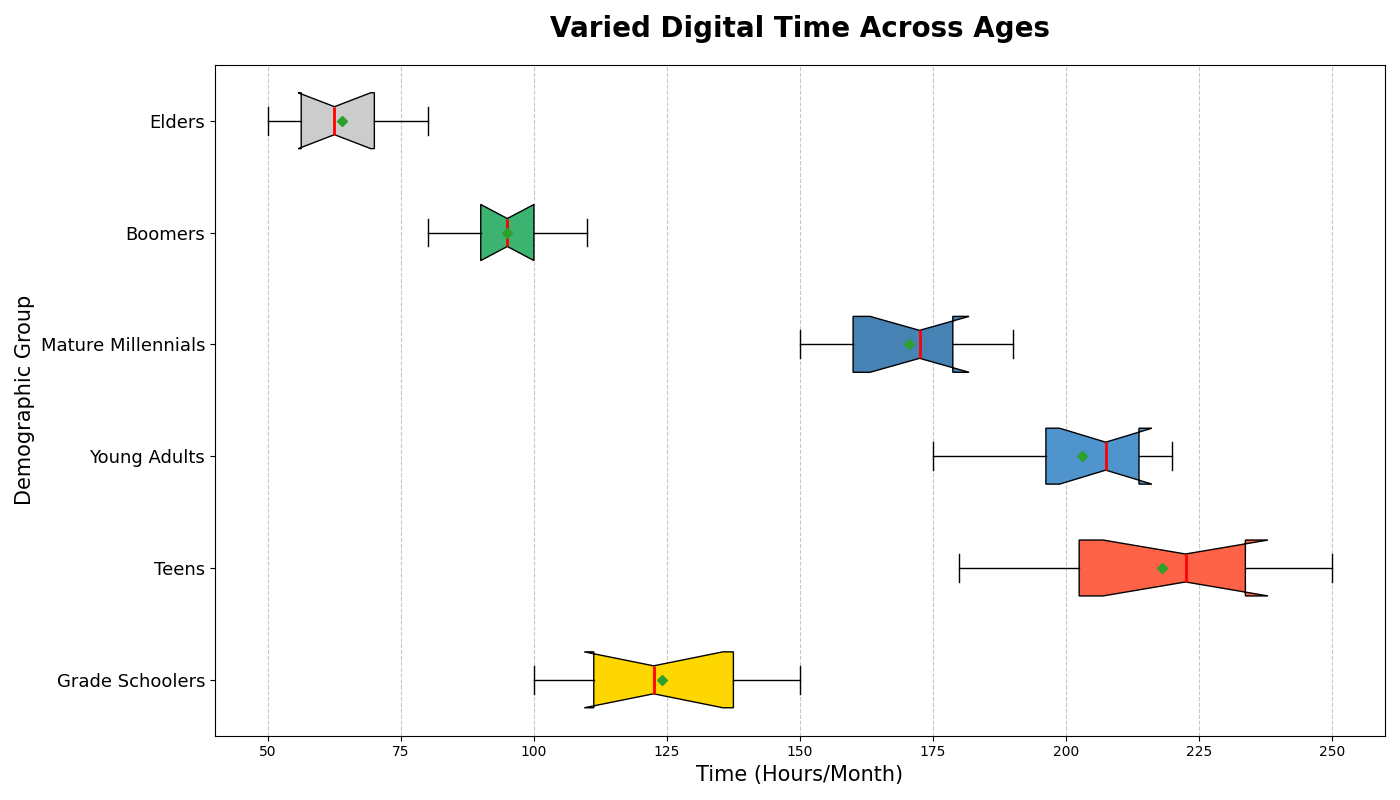

Reproduce this figure in Python.
import matplotlib.pyplot as plt

# Age groups with altered labels
age_groups = [
    'Grade Schoolers', 'Teens', 'Young Adults', 
    'Mature Millennials', 'Boomers', 'Elders'
]

# Monthly screen time data for each age group
screen_time_6_12 = [120, 130, 110, 115, 145, 150, 100, 105, 140, 125]
screen_time_13_18 = [200, 220, 210, 190, 180, 230, 240, 250, 225, 235]
screen_time_19_25 = [180, 175, 200, 220, 210, 195, 205, 210, 215, 220]
screen_time_26_40 = [150, 160, 175, 180, 185, 160, 170, 175, 160, 190]
screen_time_41_60 = [90, 100, 95, 85, 80, 105, 110, 95, 100, 90]
screen_time_60_plus = [60, 70, 55, 50, 65, 60, 75, 80, 70, 55]

screen_time_data = [
    screen_time_6_12, screen_time_13_18, screen_time_19_25,
    screen_time_26_40, screen_time_41_60, screen_time_60_plus
]

fig, ax = plt.subplots(figsize=(14, 8))

box = ax.boxplot(screen_time_data, vert=False, patch_artist=True, notch=True, showmeans=True)

# Customizing box colors
colors = ['#ffd700', '#ff6347', '#4f94cd', '#4682b4', '#3cb371', '#ccc']
for patch, color in zip(box['boxes'], colors):
    patch.set_facecolor(color)

# Customizing mean and median markers
for mean, median in zip(box['means'], box['medians']):
    mean.set(marker='D', color='blue', markersize=5)
    median.set(color='red', linewidth=2)

# Set the randomized title and labels
ax.set_title('Varied Digital Time Across Ages', fontsize=20, fontweight='bold', pad=20)
ax.set_xlabel('Time (Hours/Month)', fontsize=15)
ax.set_yticklabels(age_groups, fontsize=13)
ax.set_ylabel('Demographic Group', fontsize=15)

# Add gridlines
ax.xaxis.grid(True, linestyle='--', alpha=0.7)

# Adjust layout to prevent overlapping
plt.tight_layout()

# Display the plot
plt.show()
